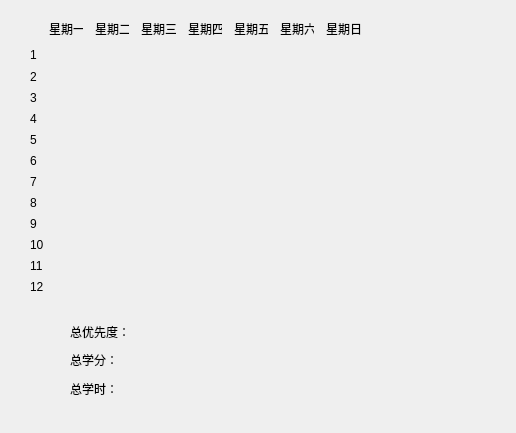
<?xml version="1.0" encoding="UTF-8"?>
<ui version="4.0">
 <class>RecommendResult</class>
 <widget class="QDialog" name="RecommendResult">
  <property name="geometry">
   <rect>
    <x>0</x>
    <y>0</y>
    <width>516</width>
    <height>433</height>
   </rect>
  </property>
  <property name="windowTitle">
   <string>Dialog</string>
  </property>
  <widget class="QWidget" name="layoutWidget">
   <property name="geometry">
    <rect>
     <x>30</x>
     <y>20</y>
     <width>331</width>
     <height>271</height>
    </rect>
   </property>
   <layout class="QVBoxLayout" name="MainLayout" stretch="1,12">
    <property name="spacing">
     <number>12</number>
    </property>
    <item>
     <layout class="QHBoxLayout" name="WeekLayout">
      <item>
       <widget class="QLabel" name="BlankLabel">
        <property name="text">
         <string/>
        </property>
       </widget>
      </item>
      <item>
       <widget class="QLabel" name="MonLabel">
        <property name="text">
         <string>星期一</string>
        </property>
       </widget>
      </item>
      <item>
       <widget class="QLabel" name="TueLabel">
        <property name="text">
         <string>星期二</string>
        </property>
       </widget>
      </item>
      <item>
       <widget class="QLabel" name="WedLabel">
        <property name="text">
         <string>星期三</string>
        </property>
       </widget>
      </item>
      <item>
       <widget class="QLabel" name="ThuLabel">
        <property name="text">
         <string>星期四</string>
        </property>
       </widget>
      </item>
      <item>
       <widget class="QLabel" name="FriLabel">
        <property name="text">
         <string>星期五</string>
        </property>
       </widget>
      </item>
      <item>
       <widget class="QLabel" name="SatLabel">
        <property name="text">
         <string>星期六</string>
        </property>
       </widget>
      </item>
      <item>
       <widget class="QLabel" name="SunLabel">
        <property name="text">
         <string>星期日</string>
        </property>
       </widget>
      </item>
     </layout>
    </item>
    <item>
     <layout class="QHBoxLayout" name="TableLayout" stretch="1,7">
      <item>
       <layout class="QVBoxLayout" name="TimeLayout">
        <item>
         <widget class="QLabel" name="T1Label">
          <property name="text">
           <string>1</string>
          </property>
         </widget>
        </item>
        <item>
         <widget class="QLabel" name="T2Label">
          <property name="text">
           <string>2</string>
          </property>
         </widget>
        </item>
        <item>
         <widget class="QLabel" name="T3Label">
          <property name="text">
           <string>3</string>
          </property>
         </widget>
        </item>
        <item>
         <widget class="QLabel" name="T4Label">
          <property name="text">
           <string>4</string>
          </property>
         </widget>
        </item>
        <item>
         <widget class="QLabel" name="T5Label">
          <property name="text">
           <string>5</string>
          </property>
         </widget>
        </item>
        <item>
         <widget class="QLabel" name="T6Label">
          <property name="text">
           <string>6</string>
          </property>
         </widget>
        </item>
        <item>
         <widget class="QLabel" name="T7Label">
          <property name="text">
           <string>7</string>
          </property>
         </widget>
        </item>
        <item>
         <widget class="QLabel" name="T8Label">
          <property name="text">
           <string>8</string>
          </property>
         </widget>
        </item>
        <item>
         <widget class="QLabel" name="T9Label">
          <property name="text">
           <string>9</string>
          </property>
         </widget>
        </item>
        <item>
         <widget class="QLabel" name="T10Label">
          <property name="text">
           <string>10</string>
          </property>
         </widget>
        </item>
        <item>
         <widget class="QLabel" name="T11Label">
          <property name="text">
           <string>11</string>
          </property>
         </widget>
        </item>
        <item>
         <widget class="QLabel" name="T12Label">
          <property name="text">
           <string>12</string>
          </property>
         </widget>
        </item>
       </layout>
      </item>
      <item>
       <layout class="QHBoxLayout" name="CourseTableLayout">
        <item>
         <layout class="QVBoxLayout" name="C1Layout"/>
        </item>
        <item>
         <layout class="QVBoxLayout" name="C2Layout"/>
        </item>
        <item>
         <layout class="QVBoxLayout" name="C3Layout"/>
        </item>
        <item>
         <layout class="QVBoxLayout" name="C4Layout"/>
        </item>
        <item>
         <layout class="QVBoxLayout" name="C5Layout"/>
        </item>
        <item>
         <layout class="QVBoxLayout" name="C6Layout"/>
        </item>
        <item>
         <layout class="QVBoxLayout" name="C7Layout"/>
        </item>
       </layout>
      </item>
     </layout>
    </item>
   </layout>
  </widget>
  <widget class="QWidget" name="verticalLayoutWidget">
   <property name="geometry">
    <rect>
     <x>70</x>
     <y>320</y>
     <width>160</width>
     <height>80</height>
    </rect>
   </property>
   <layout class="QVBoxLayout" name="InformLayout">
    <item>
     <layout class="QHBoxLayout" name="UpLayout">
      <item>
       <widget class="QLabel" name="PriorityTitleLabel">
        <property name="text">
         <string>总优先度：</string>
        </property>
       </widget>
      </item>
      <item>
       <widget class="QLabel" name="PriorityLabel">
        <property name="text">
         <string/>
        </property>
       </widget>
      </item>
     </layout>
    </item>
    <item>
     <layout class="QHBoxLayout" name="MiddleLayout">
      <item>
       <widget class="QLabel" name="PointTitleLabel">
        <property name="text">
         <string>总学分：</string>
        </property>
       </widget>
      </item>
      <item>
       <widget class="QLabel" name="PointLabel">
        <property name="text">
         <string/>
        </property>
       </widget>
      </item>
     </layout>
    </item>
    <item>
     <layout class="QHBoxLayout" name="DownLayout">
      <item>
       <widget class="QLabel" name="TimeTitleLabel">
        <property name="text">
         <string>总学时：</string>
        </property>
       </widget>
      </item>
      <item>
       <widget class="QLabel" name="TimeLabel">
        <property name="text">
         <string/>
        </property>
       </widget>
      </item>
     </layout>
    </item>
   </layout>
  </widget>
  <widget class="QWidget" name="verticalLayoutWidget_2">
   <property name="geometry">
    <rect>
     <x>380</x>
     <y>90</y>
     <width>121</width>
     <height>241</height>
    </rect>
   </property>
   <layout class="QVBoxLayout" name="CourseLayout">
    <item>
     <spacer name="Spacer">
      <property name="orientation">
       <enum>Qt::Vertical</enum>
      </property>
      <property name="sizeHint" stdset="0">
       <size>
        <width>20</width>
        <height>40</height>
       </size>
      </property>
     </spacer>
    </item>
   </layout>
  </widget>
 </widget>
 <resources/>
 <connections/>
</ui>
